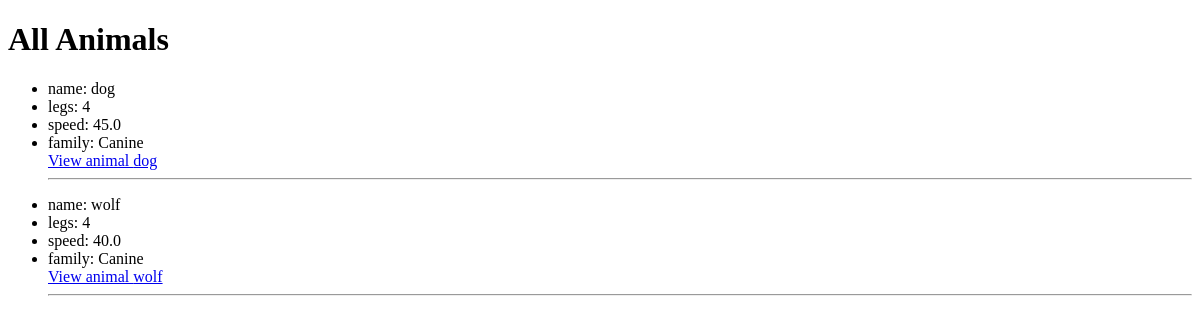
Page /animals/ on the earlier database version.
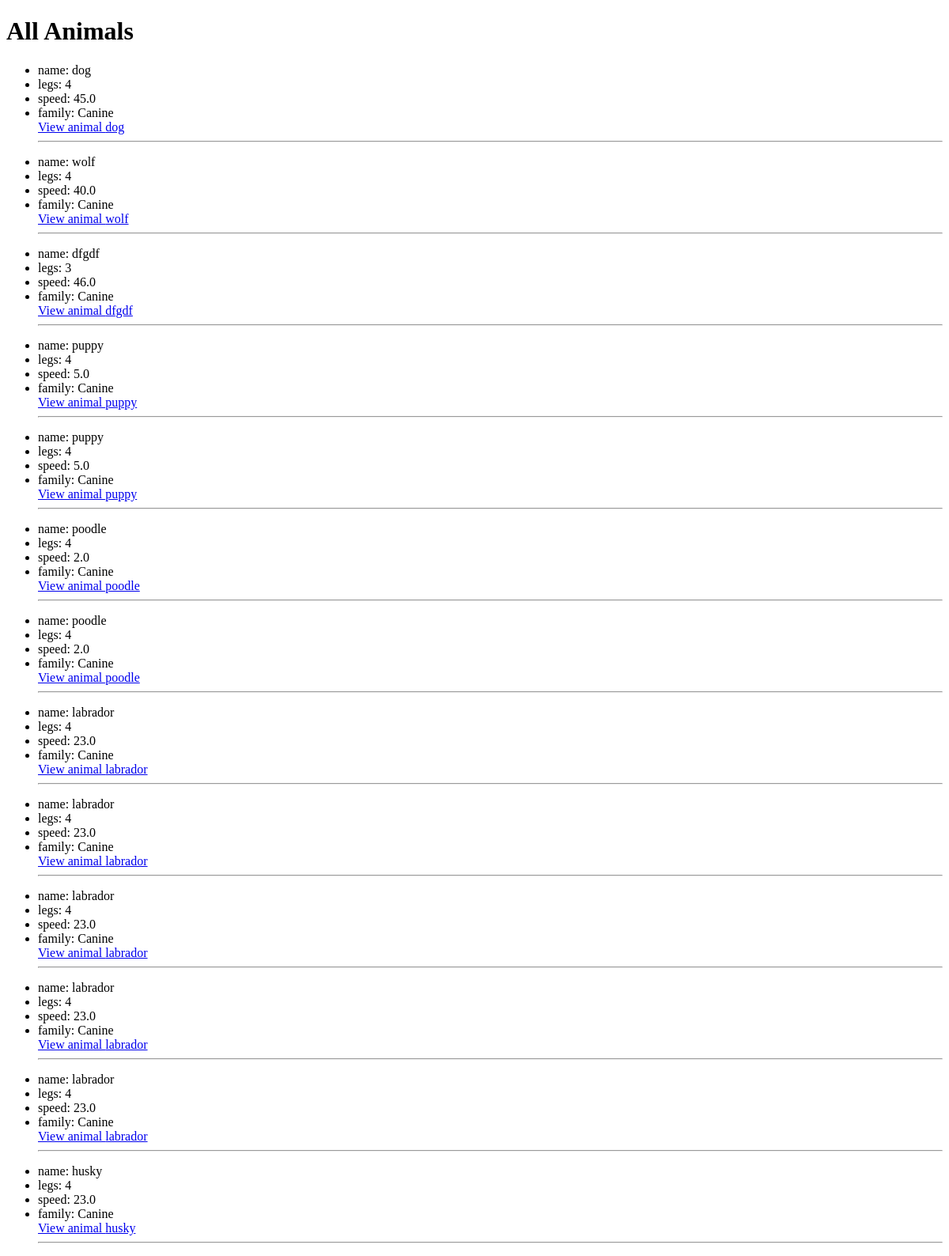
Same page on the later database version.
### info/models.py (models this page shows, shortened)
class Animal(models.Model):
    name=models.CharField(max_length=40)
    legs=models.IntegerField()
    weight=models.FloatField()
    height=models.FloatField()
    speed=models.FloatField()
    family=models.ForeignKey('Family', on_delete=models.CASCADE)

class Family(models.Model):
    name=models.CharField(max_length=250)

### info/views.py (the view)
# urls.py: path('animals/',views.all_animals, name='all_animals'),
def all_animals(request):
    animals=Animal.objects.all()
    return render(request, 'all_animals.html', {'all_animals':animals})

### info/templates/all_animals.html (shortened to what this page needs)
<!DOCTYPE html>
<html lang="en">
<head>
</head>
<body>
    <h1>All Animals</h1>
    {% for animal in all_animals %}
      <ul>
          <li>name: {{animal.name}}</li>
          <li>legs: {{animal.legs}}</li>
          <li>speed: {{animal.speed}}</li>
          <li>family: {{animal.family.name}}</li>
          <a href="{% url 'single_animal' animal.id %}">View animal {{animal.name}}</a>
          <hr>
    </ul>
    {% endfor %}
</body>
</html>

Differences in the rows shown:
added Animal: name "dfgdf", legs "3", speed "46.0", family.name "Canine"
added Animal: name "puppy", legs "4", speed "5.0", family.name "Canine"
added Animal: name "puppy", legs "4", speed "5.0", family.name "Canine"
added Animal: name "poodle", legs "4", speed "2.0", family.name "Canine"
added Animal: name "poodle", legs "4", speed "2.0", family.name "Canine"
added Animal: name "labrador", legs "4", speed "23.0", family.name "Canine"
added Animal: name "labrador", legs "4", speed "23.0", family.name "Canine"
added Animal: name "labrador", legs "4", speed "23.0", family.name "Canine"
added Animal: name "labrador", legs "4", speed "23.0", family.name "Canine"
added Animal: name "labrador", legs "4", speed "23.0", family.name "Canine"
added Animal: name "husky", legs "4", speed "23.0", family.name "Canine"
